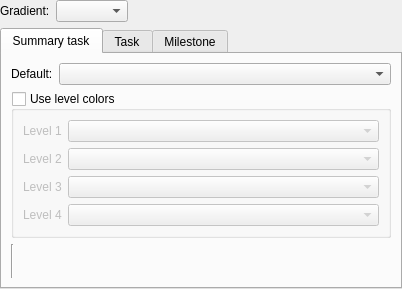
<?xml version="1.0" encoding="UTF-8"?>
<ui version="4.0">
 <class>KPlato::ColorsConfigPanel</class>
 <widget class="QWidget" name="KPlato::ColorsConfigPanel">
  <property name="geometry">
   <rect>
    <x>0</x>
    <y>0</y>
    <width>402</width>
    <height>289</height>
   </rect>
  </property>
  <property name="sizePolicy">
   <sizepolicy hsizetype="Minimum" vsizetype="Preferred">
    <horstretch>0</horstretch>
    <verstretch>0</verstretch>
   </sizepolicy>
  </property>
  <layout class="QVBoxLayout" name="verticalLayout">
   <property name="margin">
    <number>0</number>
   </property>
   <item>
    <layout class="QHBoxLayout" name="horizontalLayout">
     <item>
      <widget class="QLabel" name="label_9">
       <property name="text">
        <string>Gradient:</string>
       </property>
      </widget>
     </item>
     <item>
      <widget class="KComboBox" name="kcfg_ColorGradientType"/>
     </item>
     <item>
      <spacer name="horizontalSpacer">
       <property name="orientation">
        <enum>Qt::Horizontal</enum>
       </property>
       <property name="sizeHint" stdset="0">
        <size>
         <width>40</width>
         <height>20</height>
        </size>
       </property>
      </spacer>
     </item>
    </layout>
   </item>
   <item>
    <widget class="QTabWidget" name="ui_colors">
     <property name="currentIndex">
      <number>0</number>
     </property>
     <widget class="QWidget" name="tab">
      <attribute name="title">
       <string comment="@title:tab">Summary task</string>
      </attribute>
      <layout class="QGridLayout" name="gridLayout_4">
       <item row="0" column="0">
        <widget class="QLabel" name="label">
         <property name="sizePolicy">
          <sizepolicy hsizetype="Preferred" vsizetype="Preferred">
           <horstretch>0</horstretch>
           <verstretch>0</verstretch>
          </sizepolicy>
         </property>
         <property name="text">
          <string comment="@label:chooser">Default:</string>
         </property>
         <property name="buddy">
          <cstring>kcfg_SummaryTaskDefaultColor</cstring>
         </property>
        </widget>
       </item>
       <item row="0" column="1">
        <widget class="KColorCombo" name="kcfg_SummaryTaskDefaultColor">
         <property name="sizePolicy">
          <sizepolicy hsizetype="MinimumExpanding" vsizetype="Fixed">
           <horstretch>0</horstretch>
           <verstretch>0</verstretch>
          </sizepolicy>
         </property>
         <property name="kcfg_property" stdset="0">
          <cstring>color</cstring>
         </property>
        </widget>
       </item>
       <item row="1" column="0" colspan="2">
        <widget class="QGroupBox" name="kcfg_SummaryTaskLevelColorsEnabled">
         <property name="title">
          <string comment="@title:group">Use level colors</string>
         </property>
         <property name="checkable">
          <bool>true</bool>
         </property>
         <property name="checked">
          <bool>false</bool>
         </property>
         <layout class="QGridLayout" name="gridLayout">
          <item row="0" column="0">
           <widget class="QLabel" name="label_3">
            <property name="sizePolicy">
             <sizepolicy hsizetype="Preferred" vsizetype="Preferred">
              <horstretch>0</horstretch>
              <verstretch>0</verstretch>
             </sizepolicy>
            </property>
            <property name="text">
             <string comment="@label:chooser">Level 1</string>
            </property>
            <property name="buddy">
             <cstring>kcfg_SummaryTaskDefaultColor</cstring>
            </property>
           </widget>
          </item>
          <item row="0" column="1">
           <widget class="KColorCombo" name="kcfg_SummaryTaskLevelColor_1">
            <property name="sizePolicy">
             <sizepolicy hsizetype="MinimumExpanding" vsizetype="Fixed">
              <horstretch>0</horstretch>
              <verstretch>0</verstretch>
             </sizepolicy>
            </property>
            <property name="kcfg_property" stdset="0">
             <cstring>color</cstring>
            </property>
           </widget>
          </item>
          <item row="1" column="0">
           <widget class="QLabel" name="label_4">
            <property name="sizePolicy">
             <sizepolicy hsizetype="Preferred" vsizetype="Preferred">
              <horstretch>0</horstretch>
              <verstretch>0</verstretch>
             </sizepolicy>
            </property>
            <property name="text">
             <string comment="@label:chooser">Level 2</string>
            </property>
            <property name="buddy">
             <cstring>kcfg_SummaryTaskDefaultColor</cstring>
            </property>
           </widget>
          </item>
          <item row="1" column="1">
           <widget class="KColorCombo" name="kcfg_SummaryTaskLevelColor_2">
            <property name="sizePolicy">
             <sizepolicy hsizetype="MinimumExpanding" vsizetype="Fixed">
              <horstretch>0</horstretch>
              <verstretch>0</verstretch>
             </sizepolicy>
            </property>
            <property name="kcfg_property" stdset="0">
             <cstring>color</cstring>
            </property>
           </widget>
          </item>
          <item row="2" column="0">
           <widget class="QLabel" name="label_5">
            <property name="sizePolicy">
             <sizepolicy hsizetype="Preferred" vsizetype="Preferred">
              <horstretch>0</horstretch>
              <verstretch>0</verstretch>
             </sizepolicy>
            </property>
            <property name="text">
             <string comment="@label:chooser">Level 3</string>
            </property>
            <property name="buddy">
             <cstring>kcfg_SummaryTaskDefaultColor</cstring>
            </property>
           </widget>
          </item>
          <item row="2" column="1">
           <widget class="KColorCombo" name="kcfg_SummaryTaskLevelColor_3">
            <property name="sizePolicy">
             <sizepolicy hsizetype="MinimumExpanding" vsizetype="Fixed">
              <horstretch>0</horstretch>
              <verstretch>0</verstretch>
             </sizepolicy>
            </property>
            <property name="kcfg_property" stdset="0">
             <cstring>color</cstring>
            </property>
           </widget>
          </item>
          <item row="3" column="0">
           <widget class="QLabel" name="label_10">
            <property name="sizePolicy">
             <sizepolicy hsizetype="Preferred" vsizetype="Preferred">
              <horstretch>0</horstretch>
              <verstretch>0</verstretch>
             </sizepolicy>
            </property>
            <property name="text">
             <string comment="@label:chooser">Level 4</string>
            </property>
            <property name="buddy">
             <cstring>kcfg_SummaryTaskDefaultColor</cstring>
            </property>
           </widget>
          </item>
          <item row="3" column="1">
           <widget class="KColorCombo" name="kcfg_SummaryTaskLevelColor_4">
            <property name="sizePolicy">
             <sizepolicy hsizetype="MinimumExpanding" vsizetype="Fixed">
              <horstretch>0</horstretch>
              <verstretch>0</verstretch>
             </sizepolicy>
            </property>
            <property name="kcfg_property" stdset="0">
             <cstring>color</cstring>
            </property>
           </widget>
          </item>
         </layout>
        </widget>
       </item>
       <item row="2" column="0">
        <widget class="Line" name="line_2">
         <property name="orientation">
          <enum>Qt::Vertical</enum>
         </property>
        </widget>
       </item>
      </layout>
     </widget>
     <widget class="QWidget" name="tab_2">
      <attribute name="title">
       <string comment="@title:tab">Task</string>
      </attribute>
      <layout class="QGridLayout" name="gridLayout_2">
       <item row="0" column="0">
        <widget class="QLabel" name="label_2">
         <property name="sizePolicy">
          <sizepolicy hsizetype="Preferred" vsizetype="Preferred">
           <horstretch>0</horstretch>
           <verstretch>0</verstretch>
          </sizepolicy>
         </property>
         <property name="text">
          <string comment="@label:chooser">Normal:</string>
         </property>
         <property name="alignment">
          <set>Qt::AlignRight|Qt::AlignTrailing|Qt::AlignVCenter</set>
         </property>
         <property name="buddy">
          <cstring>kcfg_TaskNormalColor</cstring>
         </property>
        </widget>
       </item>
       <item row="0" column="1">
        <widget class="KColorCombo" name="kcfg_TaskNormalColor">
         <property name="sizePolicy">
          <sizepolicy hsizetype="MinimumExpanding" vsizetype="Fixed">
           <horstretch>0</horstretch>
           <verstretch>0</verstretch>
          </sizepolicy>
         </property>
         <property name="kcfg_property" stdset="0">
          <cstring>color</cstring>
         </property>
        </widget>
       </item>
       <item row="1" column="0">
        <widget class="QLabel" name="label_8">
         <property name="sizePolicy">
          <sizepolicy hsizetype="Preferred" vsizetype="Preferred">
           <horstretch>0</horstretch>
           <verstretch>0</verstretch>
          </sizepolicy>
         </property>
         <property name="text">
          <string comment="@label:chooser">Critical:</string>
         </property>
         <property name="alignment">
          <set>Qt::AlignRight|Qt::AlignTrailing|Qt::AlignVCenter</set>
         </property>
         <property name="buddy">
          <cstring>kcfg_TaskCriticalColor</cstring>
         </property>
        </widget>
       </item>
       <item row="1" column="1">
        <widget class="KColorCombo" name="kcfg_TaskCriticalColor">
         <property name="sizePolicy">
          <sizepolicy hsizetype="MinimumExpanding" vsizetype="Fixed">
           <horstretch>0</horstretch>
           <verstretch>0</verstretch>
          </sizepolicy>
         </property>
         <property name="kcfg_property" stdset="0">
          <cstring>color</cstring>
         </property>
        </widget>
       </item>
       <item row="2" column="0">
        <widget class="QLabel" name="label_7">
         <property name="sizePolicy">
          <sizepolicy hsizetype="Preferred" vsizetype="Preferred">
           <horstretch>0</horstretch>
           <verstretch>0</verstretch>
          </sizepolicy>
         </property>
         <property name="text">
          <string comment="@label:chooser">Finished:</string>
         </property>
         <property name="alignment">
          <set>Qt::AlignRight|Qt::AlignTrailing|Qt::AlignVCenter</set>
         </property>
         <property name="buddy">
          <cstring>kcfg_TaskFinishedColor</cstring>
         </property>
        </widget>
       </item>
       <item row="2" column="1">
        <widget class="KColorCombo" name="kcfg_TaskFinishedColor">
         <property name="sizePolicy">
          <sizepolicy hsizetype="MinimumExpanding" vsizetype="Fixed">
           <horstretch>0</horstretch>
           <verstretch>0</verstretch>
          </sizepolicy>
         </property>
         <property name="kcfg_property" stdset="0">
          <cstring>color</cstring>
         </property>
        </widget>
       </item>
       <item row="3" column="0">
        <widget class="QLabel" name="label_6">
         <property name="sizePolicy">
          <sizepolicy hsizetype="Preferred" vsizetype="Preferred">
           <horstretch>0</horstretch>
           <verstretch>0</verstretch>
          </sizepolicy>
         </property>
         <property name="text">
          <string comment="@label:chooser">Error:</string>
         </property>
         <property name="alignment">
          <set>Qt::AlignRight|Qt::AlignTrailing|Qt::AlignVCenter</set>
         </property>
         <property name="buddy">
          <cstring>kcfg_TaskErrorColor</cstring>
         </property>
        </widget>
       </item>
       <item row="3" column="1">
        <widget class="KColorCombo" name="kcfg_TaskErrorColor">
         <property name="sizePolicy">
          <sizepolicy hsizetype="MinimumExpanding" vsizetype="Fixed">
           <horstretch>0</horstretch>
           <verstretch>0</verstretch>
          </sizepolicy>
         </property>
         <property name="kcfg_property" stdset="0">
          <cstring>color</cstring>
         </property>
        </widget>
       </item>
       <item row="4" column="1">
        <widget class="Line" name="line">
         <property name="orientation">
          <enum>Qt::Vertical</enum>
         </property>
        </widget>
       </item>
      </layout>
     </widget>
     <widget class="QWidget" name="tab_3">
      <attribute name="title">
       <string comment="@title:tab">Milestone</string>
      </attribute>
      <layout class="QGridLayout" name="gridLayout_3">
       <item row="0" column="0">
        <widget class="QLabel" name="label_12">
         <property name="sizePolicy">
          <sizepolicy hsizetype="Preferred" vsizetype="Preferred">
           <horstretch>0</horstretch>
           <verstretch>0</verstretch>
          </sizepolicy>
         </property>
         <property name="text">
          <string comment="@label:chooser">Normal:</string>
         </property>
         <property name="alignment">
          <set>Qt::AlignRight|Qt::AlignTrailing|Qt::AlignVCenter</set>
         </property>
         <property name="buddy">
          <cstring>kcfg_MilestoneNormalColor</cstring>
         </property>
        </widget>
       </item>
       <item row="0" column="1">
        <widget class="KColorCombo" name="kcfg_MilestoneNormalColor">
         <property name="sizePolicy">
          <sizepolicy hsizetype="MinimumExpanding" vsizetype="Fixed">
           <horstretch>0</horstretch>
           <verstretch>0</verstretch>
          </sizepolicy>
         </property>
         <property name="kcfg_property" stdset="0">
          <cstring>color</cstring>
         </property>
        </widget>
       </item>
       <item row="1" column="0">
        <widget class="QLabel" name="label_14">
         <property name="sizePolicy">
          <sizepolicy hsizetype="Preferred" vsizetype="Preferred">
           <horstretch>0</horstretch>
           <verstretch>0</verstretch>
          </sizepolicy>
         </property>
         <property name="text">
          <string comment="@label:chooser">Critical:</string>
         </property>
         <property name="alignment">
          <set>Qt::AlignRight|Qt::AlignTrailing|Qt::AlignVCenter</set>
         </property>
         <property name="buddy">
          <cstring>kcfg_TaskCriticalColor</cstring>
         </property>
        </widget>
       </item>
       <item row="1" column="1">
        <widget class="KColorCombo" name="kcfg_MilestoneCriticalColor">
         <property name="sizePolicy">
          <sizepolicy hsizetype="MinimumExpanding" vsizetype="Fixed">
           <horstretch>0</horstretch>
           <verstretch>0</verstretch>
          </sizepolicy>
         </property>
         <property name="kcfg_property" stdset="0">
          <cstring>color</cstring>
         </property>
        </widget>
       </item>
       <item row="2" column="0">
        <widget class="QLabel" name="label_13">
         <property name="sizePolicy">
          <sizepolicy hsizetype="Preferred" vsizetype="Preferred">
           <horstretch>0</horstretch>
           <verstretch>0</verstretch>
          </sizepolicy>
         </property>
         <property name="text">
          <string comment="@label:chooser">Finished:</string>
         </property>
         <property name="alignment">
          <set>Qt::AlignRight|Qt::AlignTrailing|Qt::AlignVCenter</set>
         </property>
         <property name="buddy">
          <cstring>kcfg_TaskFinishedColor</cstring>
         </property>
        </widget>
       </item>
       <item row="2" column="1">
        <widget class="KColorCombo" name="kcfg_MilestoneFinishedColor">
         <property name="sizePolicy">
          <sizepolicy hsizetype="MinimumExpanding" vsizetype="Fixed">
           <horstretch>0</horstretch>
           <verstretch>0</verstretch>
          </sizepolicy>
         </property>
         <property name="kcfg_property" stdset="0">
          <cstring>color</cstring>
         </property>
        </widget>
       </item>
       <item row="3" column="0">
        <widget class="QLabel" name="label_11">
         <property name="sizePolicy">
          <sizepolicy hsizetype="Preferred" vsizetype="Preferred">
           <horstretch>0</horstretch>
           <verstretch>0</verstretch>
          </sizepolicy>
         </property>
         <property name="text">
          <string comment="@label:chooser">Error:</string>
         </property>
         <property name="alignment">
          <set>Qt::AlignRight|Qt::AlignTrailing|Qt::AlignVCenter</set>
         </property>
         <property name="buddy">
          <cstring>kcfg_TaskErrorColor</cstring>
         </property>
        </widget>
       </item>
       <item row="3" column="1">
        <widget class="KColorCombo" name="kcfg_MilestoneErrorColor">
         <property name="sizePolicy">
          <sizepolicy hsizetype="MinimumExpanding" vsizetype="Fixed">
           <horstretch>0</horstretch>
           <verstretch>0</verstretch>
          </sizepolicy>
         </property>
         <property name="kcfg_property" stdset="0">
          <cstring>color</cstring>
         </property>
        </widget>
       </item>
       <item row="4" column="1">
        <widget class="Line" name="line_3">
         <property name="orientation">
          <enum>Qt::Vertical</enum>
         </property>
        </widget>
       </item>
      </layout>
     </widget>
    </widget>
   </item>
  </layout>
 </widget>
 <customwidgets>
  <customwidget>
   <class>KColorCombo</class>
   <extends>QComboBox</extends>
   <header>kcolorcombo.h</header>
  </customwidget>
  <customwidget>
   <class>KComboBox</class>
   <extends>QComboBox</extends>
   <header>KComboBox</header>
  </customwidget>
 </customwidgets>
 <resources/>
 <connections/>
</ui>
